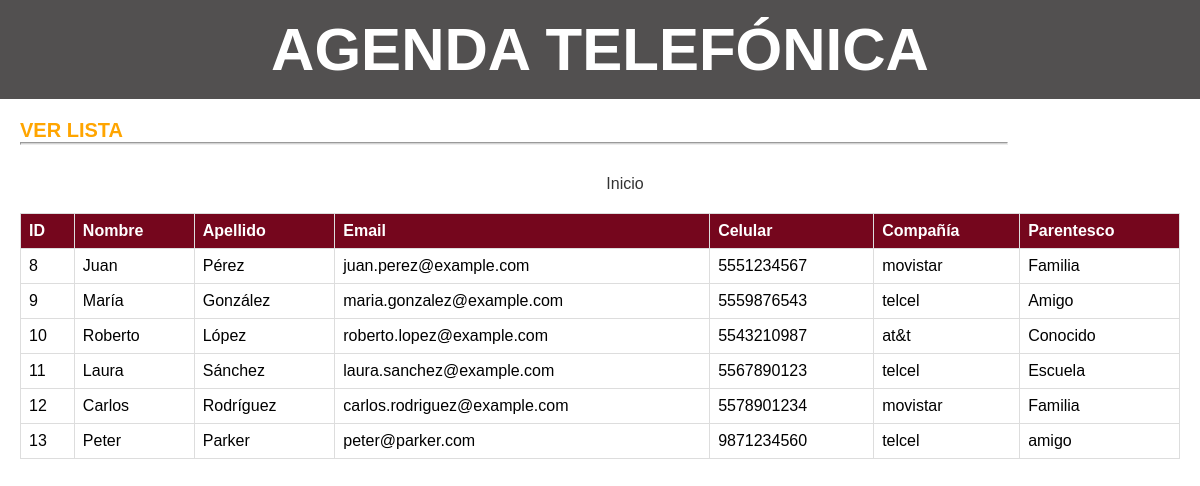
The page /lista.php on the database its author committed.
### tables this page shows
CREATE TABLE `contacto` (
  `nombre` text DEFAULT NULL,
  `apellido` text NOT NULL,
  `email` varchar(30) DEFAULT NULL,
  `celular` varchar(11) DEFAULT NULL,
  `comp` text NOT NULL,
  `parentesco` text NOT NULL,
  `id` int(3) NOT NULL
);

### ver_lista.php (the view, shortened to what this page needs)
<?php
$server = "localhost";
$user = "root";
$pass = "";
$db = "agenda";
$conn = new mysqli($server, $user, $pass, $db);
$sql = "SELECT * FROM contacto";
$result = $conn->query($sql);
if ($result->num_rows > 0) {
    echo
    "<html>
        <head>
        <style>table {border-collapse: collapse; width: 100%;} th, td {border: 1px solid #ddd; padding: 8px; text-align: left;} th {background-color: #75061D; color: white;}*{
  margin: 0;
  padding: 0;
  font-family:Arial, Helvetica, sans-serif
}
header{
  color: white;
  background-color: rgb(82, 80, 80);
  text-align: center;
  padding: 15px;
}
h1{
  font-size: 60px;
}
.new{
  padding: 20px;
}
h2{
  color: orange;
  font-size: 20px;
}
hr{
  width: 85%;
  height: 1px;
  background-color: lightgray;
}
a{
  margin-left: 50px;
}
.tabla{
  margin: 20px;
}</style>
        </head>
        <body>";
    echo "<table><tr><th>ID</th><th>Nombre</th><th>Apellido</th><th>Email</th><th>Celular</th><th>Compañía</th><th>Parentesco</th></tr>";
    while($row = $result->fetch_assoc()) {
        echo "<tr><td>" . $row["id"]. "</td><td>" . $row["nombre"]. "</td><td>" . $row["apellido"]. "</td><td>" . $row["email"]. "</td><td>" . $row["celular"]. "</td><td>" . $row["comp"]. "</td><td>" . $row["parentesco"]. "</td></tr>";
    }
    echo "</table></body></html>";
} else {
    echo "No se encontraron resultados.";
}
?>

### lista.php (shortened to what this page needs)
<!DOCTYPE html>
<html lang="es">
<head>
  <link rel="stylesheet" href="css/styleslista.css">
</head>
<body>
<header><h1>AGENDA TELEFÓNICA</h1></header>
  <div class="new"><h2>VER LISTA</h2><hr></div>
  <a href="index.php">Inicio</a>
  <div class="tabla">
    <?php
      include "ver_lista.php"
    ?>
  </div>
</body>
</html>

### css/styleslista.css (style rules this page uses)
* { margin: 0; padding: 0; font-family:Arial, Helvetica, sans-serif }
header { color: white; background-color: rgb(82, 80, 80); text-align: center; padding: 15px; }
h1 { font-size: 60px; }
.new { padding: 20px; }
h2 { color: orange; font-size: 20px; }
hr { width: 85%; height: 1px; background-color: lightgray; }
a { margin-left: 50px; }
.tabla { margin: 20px; }
a { text-align: center; display: block; margin-top: 10px; color: #333; text-decoration: none; }

### ver_lista.php (style rules this page uses)
table { border-collapse: collapse; width: 100%; }
th, td { border: 1px solid #ddd; padding: 8px; text-align: left; }
th { background-color: #75061D; color: white; }
* { margin: 0; padding: 0; font-family:Arial, Helvetica, sans-serif }
header { color: white; background-color: rgb(82, 80, 80); text-align: center; padding: 15px; }
h1 { font-size: 60px; }
.new { padding: 20px; }
h2 { color: orange; font-size: 20px; }
hr { width: 85%; height: 1px; background-color: lightgray; }
a { margin-left: 50px; }
.tabla { margin: 20px; }

### rows shown on the page
contacto: id "8", nombre "Juan", apellido "Pérez", email "juan.perez@example.com", celular "5551234567", comp "movistar", parentesco "Familia"
contacto: id "9", nombre "María", apellido "González", email "maria.gonzalez@example.com", celular "5559876543", comp "telcel", parentesco "Amigo"
contacto: id "10", nombre "Roberto", apellido "López", email "roberto.lopez@example.com", celular "5543210987", comp "at&t", parentesco "Conocido"
contacto: id "11", nombre "Laura", apellido "Sánchez", email "laura.sanchez@example.com", celular "5567890123", comp "telcel", parentesco "Escuela"
contacto: id "12", nombre "Carlos", apellido "Rodríguez", email "carlos.rodriguez@example.com", celular "5578901234", comp "movistar", parentesco "Familia"
contacto: id "13", nombre "Peter", apellido "Parker", email "peter@parker.com", celular "9871234560", comp "telcel", parentesco "amigo"
